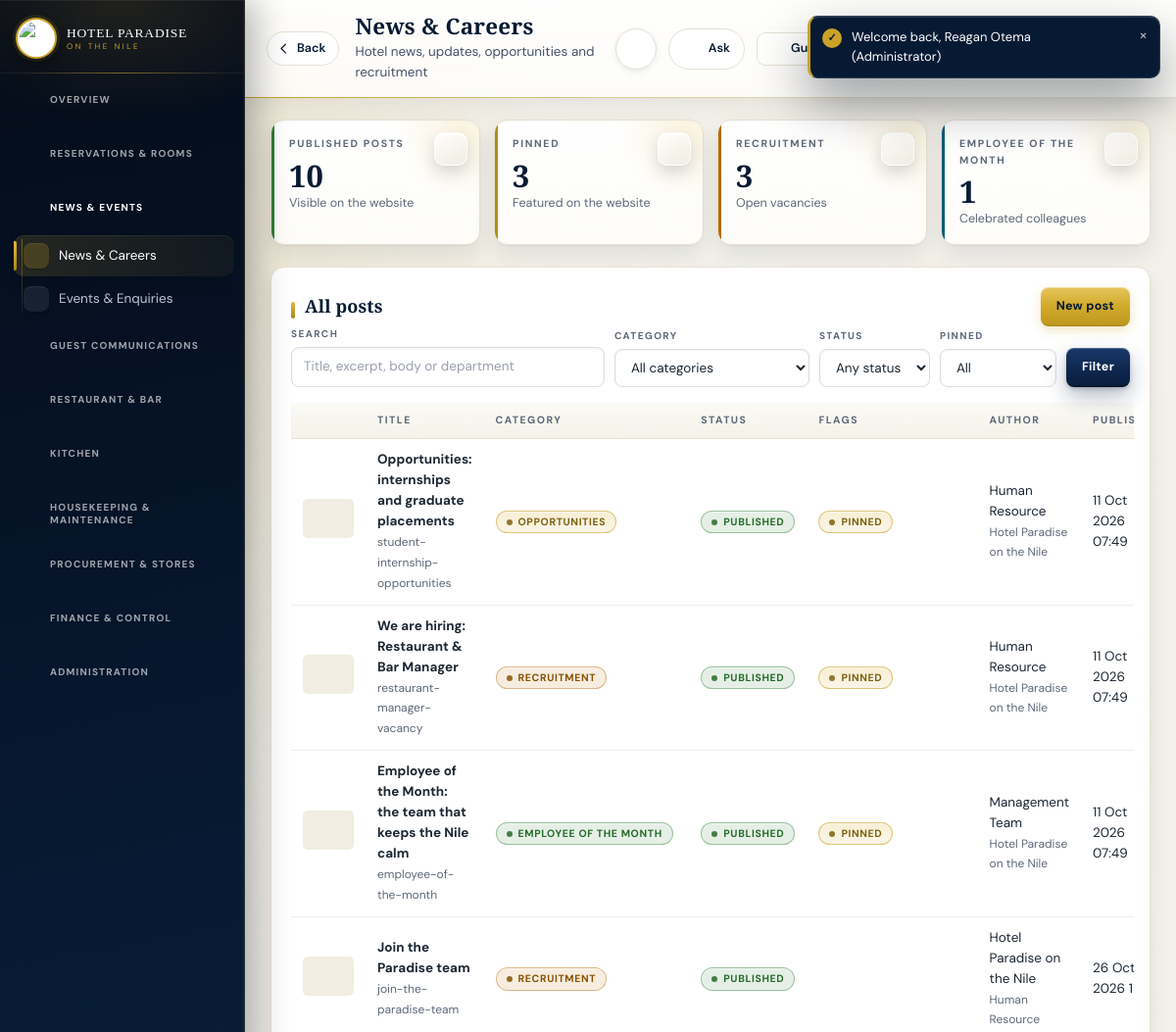
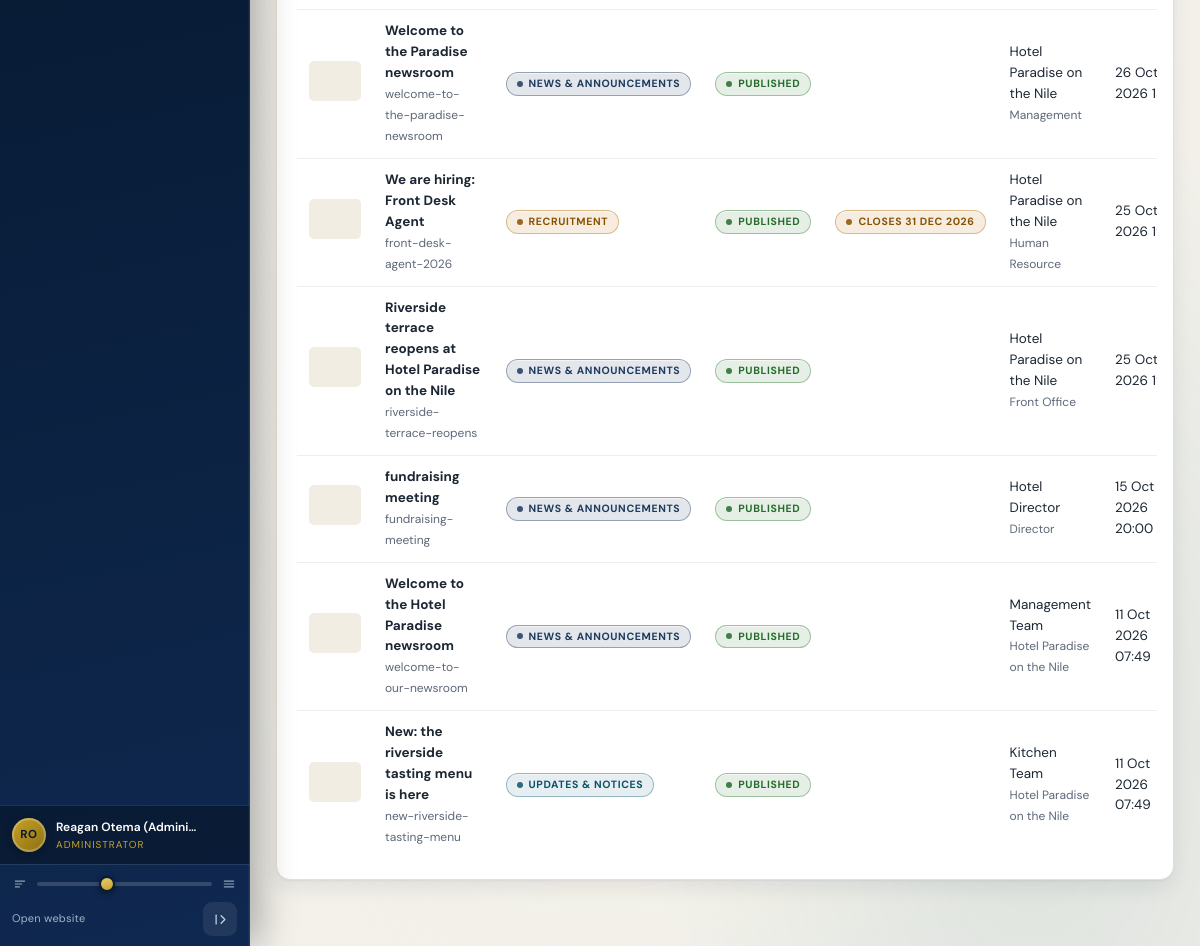
Page /backend-php/index.php?page=news (signed in) on the committed database (2 pictures, top to bottom).
### tables this page shows
CREATE TABLE `news_posts` (
  `id` bigint(20) UNSIGNED NOT NULL,
  `hotel_id` bigint(20) UNSIGNED NOT NULL DEFAULT 1,
  `slug` varchar(180) NOT NULL,
  `title` varchar(200) NOT NULL,
  `category` varchar(20) NOT NULL DEFAULT 'news',
  `excerpt` varchar(320) NOT NULL DEFAULT '',
  `body` mediumtext DEFAULT NULL,
  `image` varchar(255) DEFAULT NULL,
  `department` varchar(120) DEFAULT NULL,
  `location` varchar(120) DEFAULT NULL,
  `employment_type` varchar(60) DEFAULT NULL,
  `salary` varchar(120) DEFAULT NULL,
  `deadline` date DEFAULT NULL,
  `apply_email` varchar(160) DEFAULT NULL,
  `apply_url` varchar(300) DEFAULT NULL,
  `author_name` varchar(120) DEFAULT NULL,
  `author_role` varchar(120) DEFAULT NULL,
  `created_by` bigint(20) UNSIGNED DEFAULT NULL,
  `pinned` tinyint(1) NOT NULL DEFAULT 0,
  `status` varchar(20) NOT NULL DEFAULT 'published',
  `publish_at` datetime NOT NULL DEFAULT current_timestamp(),
  `views` int(10) UNSIGNED NOT NULL DEFAULT 0,
  `created_at` datetime NOT NULL DEFAULT current_timestamp(),
  `updated_at` datetime DEFAULT NULL,
  `deleted_at` timestamp NULL DEFAULT NULL,
  `deleted_by` bigint(20) UNSIGNED DEFAULT NULL
);

### backend-php/modules/news.php (the view, shortened to what this page needs)
<?php
if(!function_exists('news_image_src')){
  function news_image_src(?string $image): string{
    $image=trim((string)$image);
    if($image==='') return '';
    return rtrim(SITE_URL,'/').'/'.ltrim(preg_replace('#^\.?/#','',$image),'/');
  }
}
$CATS=[
  'news'=>['label'=>'News & announcements','tone'=>'navy'],
  'update'=>['label'=>'Updates & notices','tone'=>'blue'],
  'opportunity'=>['label'=>'Opportunities','tone'=>'gold'],
  'recruitment'=>['label'=>'Recruitment','tone'=>'warn'],
  'employee'=>['label'=>'Employee of the month','tone'=>'ok'],
];
$STATS=['published'=>['label'=>'Published','tone'=>'ok'],'draft'=>['label'=>'Draft','tone'=>'grey']];
$cap=news_capability();
$canAll=$cap['can_all'];
$isContrib=$cap['tier']==='contributor';
$act=$_GET['act']??'list';
function news_badge(string $cat,array $CATS): string{
  $c=$CATS[$cat]??['label'=>$cat,'tone'=>'grey'];
  return badge($c['label'],$c['tone']);
}
function news_status(string $s,array $STATS): string{
  $c=$STATS[$s]??['label'=>$s,'tone'=>'grey'];
  return badge($c['label'],$c['tone']);
}
if($act==='list'){
  $fq=trim((string)($_GET['q']??''));
  $fpinned=(string)($_GET['pinned']??'');
  $where=[]; $args=[];
  $where[]='deleted_at IS NULL';
  $scope=''; $sargs=[];
  $scope.=' AND deleted_at IS NULL';
  $sql='SELECT * FROM news_posts'.($where?' WHERE '.implode(' AND ',$where):'').' ORDER BY pinned DESC, publish_at DESC, id DESC LIMIT 300';
  echo '<div class="kpis">';
  if($canAll){
    kpi_card('Recruitment',(string)val("SELECT COUNT(*) FROM news_posts WHERE category='recruitment' AND status='published' AND deleted_at IS NULL",[]),'Open vacancies','warn');
    kpi_card('Employee of the month',(string)val("SELECT COUNT(*) FROM news_posts WHERE category='employee' AND status='published' AND deleted_at IS NULL",[]),'Celebrated colleagues','blue');
  }else{
    kpi_card('Drafts',(string)val("SELECT COUNT(*) FROM news_posts WHERE status='draft'".$scope,$sargs),'Not on the website yet','grey');
    kpi_card('Reach',(string)val("SELECT COALESCE(SUM(views),0) FROM news_posts WHERE status='published'".$scope,$sargs),'Reads on the website','blue');
  }
  echo '</div>';
  echo '<div class="panel">';
  echo '<div class="tbHead" style="display:flex;justify-content:space-between;align-items:center;gap:16px;flex-wrap:wrap">'
    .'<h2 style="margin:0">'.($isContrib?'Your posts':'All posts').'</h2>'
    .'<a class="btn" href="'.BASE.'/index.php?page=news&act=new">New post</a></div>';
  echo '<form class="toolbar" method="get" action="'.BASE.'/index.php" style="gap:10px;flex-wrap:wrap;align-items:flex-end">';
  echo '<div class="field" style="margin:0;min-width:230px;flex:1"><label>Search</label>'
    .'<input type="search" name="q" value="'.e($fq).'" placeholder="Title, excerpt, body or department"/></div>';
  echo '<div class="field" style="margin:0"><label>Category</label><select name="cat"><option value="">All categories</option>';
  echo '</select></div>';
  echo '<div class="field" style="margin:0"><label>Status</label><select name="status"><option value="">Any status</option>';
  echo '</select></div>';
  echo '<div class="field" style="margin:0"><label>Pinned</label><select name="pinned"><option value="">All</option><option value="1"'.($fpinned==='1'?' selected':'').'>Pinned only</option></select></div>';
  echo '<button class="btn navy" type="submit">Filter</button>';
  echo '</form>';
  $list=rows($sql,$args);
  echo '<table class="tbl"><thead><tr><th></th><th>Title</th><th>Category</th><th>Status</th><th>Flags</th><th>Author</th><th>Published</th><th>Views</th><th></th></tr></thead><tbody>';
  foreach($list as $r){
    $img=news_image_src((string)($r['image']??''));
    echo '<tr>';
    echo '<td style="width:64px">'.($img?'<img src="'.e($img).'" alt="" style="width:52px;height:40px;object-fit:cover;border-radius:5px;border:1px solid var(--line2)"/>':'<span style="display:inline-block;width:52px;height:40px;border-radius:5px;background:#f1ede2"></span>').'</td>';
    echo '<td><b>'.e($r['title']).'</b><br><small>'.e($r['slug']).'</small></td>';
    echo '<td>'.news_badge((string)$r['category'],$CATS).'</td>';
    echo '<td>'.news_status((string)$r['status'],$STATS).'</td>';
    echo '<td>'.((int)$r['pinned']?badge('Pinned','gold'):'').(($r['category']==='recruitment'&&(string)($r['deadline']??'')!=='')?' '.badge('Closes '.fmtdate($r['deadline']),'warn'):'').'</td>';
    echo '<td>'.e($r['author_name']?:'—').($r['author_role']?'<br><small>'.e($r['author_role']).'</small>':'').'</td>';
    echo '<td>'.e(fmtdt($r['publish_at'])).'</td>';
    echo '</tr>';
  }
  echo '</tbody></table>';
  echo '</div>';
  page_foot(); exit;
}

### backend-php/app/bootstrap.php (shortened to what this page needs)
<?php
if(!function_exists('hp_config')){
 function hp_config(): array{
  $file=__DIR__.'/../config.php';
  if(!is_readable($file)) return $cfg=[];
  $got=include $file;
  return $cfg=is_array($got)?$got:[];
 }
}
function db_config(): array{
 $fromFile=hp_config();
 $fromConfig=function(string $path) use($fromFile){
  $node=$fromFile;
  foreach(explode('.',$path) as $step){
   if(!is_array($node)||!array_key_exists($step,$node)) return null;
   $node=$node[$step];
  }
  return $node;
 };
 $pick=function(string $path,string $env,string $fallback) use($fromConfig): string{
  $v=getenv($env);
  if(is_string($v)&&$v!=='') return $v;
  $v=$fromConfig($path);
  if(is_string($v)&&$v!=='') return $v;
  return $fallback;
 };
 $host=$pick('db.host','HP_DB_HOST','127.0.0.1');
 $port=$pick('db.port','HP_DB_PORT','');
 return $cfg=[
  'dsn'=>'mysql:host='.$host.($port!==''?';port='.$port:'').';charset=utf8mb4',
  'host'=>$host,'port'=>$port,
  'name'=>$pick('db.name','HP_DB_NAME','hotelpardise_system'),
  'user'=>$pick('db.user','HP_DB_USER','hotelpardise_system'),
  'pass'=>$pick('db.pass','HP_DB_PASS',''),
  'web'=>[
   'name'=>$pick('web_db.name','HP_WEB_DB_NAME','hotelpardise_website'),
   'user'=>$pick('web_db.user','HP_WEB_DB_USER','hotelpardise_website'),
   'pass'=>$pick('web_db.pass','HP_WEB_DB_PASS',''),
  ],
 ];
}
function db_connect(string $dsn,string $dbName,string $user,string $pass): PDO{
  try{
   return new PDO($dsn.';dbname='.$dbName,$user,$pass,[
    PDO::ATTR_ERRMODE=>PDO::ERRMODE_EXCEPTION,
    PDO::ATTR_DEFAULT_FETCH_MODE=>PDO::FETCH_ASSOC
   ]);
  }catch(PDOException $e){
   $reason=db_failure_reason($e,$dbName,$user);
   error_log('[hotel db] cannot open '.$dbName.' as '.$user.'@'.db_config()['host']
    .' [SQLSTATE '.$e->getCode().']: '.$reason);
   throw new RuntimeException($reason,0);
  }
}
function db(): PDO{
  static $pdo=null;
  if($pdo===null){
   $c=db_config();
   try{
    $pdo=db_connect($c['dsn'],$c['name'],$c['user'],$c['pass']);
   }catch(RuntimeException $e){
    db_setup_page($e->getMessage());
   }
  }
  return $pdo;
}
function q(string $sql,array $p=[]){ $st=db()->prepare($sql); $st->execute($p); return $st; }
function rows(string $sql,array $p=[]){ return q($sql,$p)->fetchAll(); }
function e($v=null): string{ return htmlspecialchars((string)$v,ENT_QUOTES,'UTF-8'); }
function fmtdt($d): string{ return $d?date('d M Y H:i',strtotime((string)$d)):''; }
function fmtdate($d): string{ return $d?date('d M Y',strtotime((string)$d)):''; }
function current_user(): ?array{ return $_SESSION['user']??null; }
function roles_of(): array{ return $_SESSION['roles']??[]; }
function news_roles(): array{
 return [
  'super_admin'    => ['tier'=>'owner'],
  'director'       => ['tier'=>'owner'],
  'general_manager'=> ['tier'=>'owner'],
  'human_resource' => ['tier'=>'owner'],
  'marketing'      => ['tier'=>'editor','categories'=>['news','update','opportunity']],
  'events_manager' => ['tier'=>'editor','categories'=>['news','update','opportunity']],
  'receptionist'   => ['tier'=>'contributor','department'=>'Front Office','categories'=>['news','update']],
  'housekeeping'   => ['tier'=>'contributor','department'=>'Housekeeping','categories'=>['news','update']],
  'kitchen'        => ['tier'=>'contributor','department'=>'Kitchen','categories'=>['news','update']],
  'waiter'         => ['tier'=>'contributor','department'=>'Food and Beverage','categories'=>['news','update']],
  'bar_staff'      => ['tier'=>'contributor','department'=>'Bar','categories'=>['news','update']],
  'storekeeper'    => ['tier'=>'contributor','department'=>'Stores','categories'=>['news','update']],
  'procurement'    => ['tier'=>'contributor','department'=>'Procurement','categories'=>['news','update']],
  'maintenance'    => ['tier'=>'contributor','department'=>'Maintenance','categories'=>['news','update']],
  'accountant'     => ['tier'=>'contributor','department'=>'Finance','categories'=>['news','update']],
  'cashier'        => ['tier'=>'contributor','department'=>'Finance','categories'=>['news','update']],
 ];
}
function news_capability(): ?array{
 $map=news_roles();
 $rank=['contributor'=>1,'editor'=>2,'owner'=>3];
 $best=null;
 foreach(roles_of() as $role){
  $p=$map[$role]??null;
  if($best===null || ($rank[$p['tier']]??0)>($rank[$best['tier']]??0)) $best=$p+['role'=>$role];
 }
 $best['can_all']=$best['tier']==='owner';
 $best['categories']=$best['can_all']?null:($best['categories']??[]);
 $best['department']=$best['department']??null;
 $best['label']=role_label($best['role']);
 return $best;
}
function badge(string $text,string $tone='grey'): string{
 static $tones=['ok'=>1,'warn'=>1,'bad'=>1,'gold'=>1,'navy'=>1,'blue'=>1,'grey'=>1];
 $t=isset($tones[$tone])?$tone:'grey';
 return '<span class="badge '.e($t).'">'.e($text).'</span>';
}
function role_label(string $r): string{
 $map=['super_admin'=>'Administrator','director'=>'Director','general_manager'=>'General Manager','accountant'=>'Finance','cashier'=>'Cashier','receptionist'=>'Front Desk','waiter'=>'Waiter','bar_staff'=>'Bar Staff','kitchen'=>'Kitchen','storekeeper'=>'Storekeeper','procurement'=>'Procurement','housekeeping'=>'Housekeeping','auditor'=>'Auditor','events_manager'=>'Events Manager','marketing'=>'Marketing','maintenance'=>'Maintenance','human_resource'=>'Human Resource'];
 return $map[$r]??str_replace('_',' ',$r);
}

### rows in the picture
news_posts: title "Opportunities: internships and graduate placements", slug "student-internship-opportunities", text "OPPORTUNITIES PUBLISHED PINNED", author_name "Human Resource", author_role "Hotel Paradise on the Nile", publish_at "11 Oct 2026 07:49"
news_posts: title "We are hiring: Restaurant & Bar Manager", slug "restaurant-manager-vacancy", text "RECRUITMENT PUBLISHED PINNED", author_name "Human Resource", author_role "Hotel Paradise on the Nile", publish_at "11 Oct 2026 07:49"
news_posts: title "Employee of the Month: the team that keeps the Nile calm", slug "employee-of-the-month", text "EMPLOYEE OF THE MONTH PUBLISHED PINNED", author_name "Management Team", author_role "Hotel Paradise on the Nile", publish_at "11 Oct 2026 07:49"
news_posts: title "Join the Paradise team", slug "join-the-paradise-team", text "RECRUITMENT PUBLISHED", author_name "Hotel Paradise on the Nile", author_role "Human Resource", publish_at "26 Oct 2026…"
news_posts: title "Welcome to the Paradise newsroom", slug "welcome-to-the-paradise-newsroom", text "NEWS & ANNOUNCEMENTS PUBLISHED", author_name "Hotel Paradise on the Nile", author_role "Management", publish_at "26 Oct 2026…"
news_posts: title "We are hiring: Front Desk Agent", slug "front-desk-agent-2026", text "RECRUITMENT PUBLISHED CLOSES 31 DEC 2026", author_name "Hotel Paradise on the Nile", author_role "Human Resource", publish_at "25 Oct 2026…"
news_posts: title "Riverside terrace reopens at Hotel Paradise on the Nile", slug "riverside-terrace-reopens", text "NEWS & ANNOUNCEMENTS PUBLISHED", author_name "Hotel Paradise on the Nile", author_role "Front Office", publish_at "25 Oct 2026…"
news_posts: title "fundraising meeting", slug "fundraising-meeting", text "NEWS & ANNOUNCEMENTS PUBLISHED", author_name "Hotel Director", author_role "Director", publish_at "15 Oct 2026 20:00"
news_posts: title "Welcome to the Hotel Paradise newsroom", slug "welcome-to-our-newsroom", text "NEWS & ANNOUNCEMENTS PUBLISHED", author_name "Management Team", author_role "Hotel Paradise on the Nile", publish_at "11 Oct 2026 07:49"
news_posts: title "New: the riverside tasting menu is here", slug "new-riverside-tasting-menu", text "UPDATES & NOTICES PUBLISHED", author_name "Kitchen Team", author_role "Hotel Paradise on the Nile", publish_at "11 Oct 2026 07:49"

### other values in the picture
$group['label'] "OVERVIEW"
$group['label'] "RESERVATIONS & ROOMS"
$group['label'] "NEWS & EVENTS"
$label "News & Careers"
$label "Events & Enquiries"
$group['label'] "GUEST COMMUNICATIONS"
$group['label'] "RESTAURANT & BAR"
$group['label'] "KITCHEN"
$group['label'] "HOUSEKEEPING & MAINTENANCE"
$group['label'] "PROCUREMENT & STORES"
$group['label'] "FINANCE & CONTROL"
$group['label'] "ADMINISTRATION"
initials($me) "RO"
$me "Reagan Otema (Admini…"
$role "ADMINISTRATOR"
